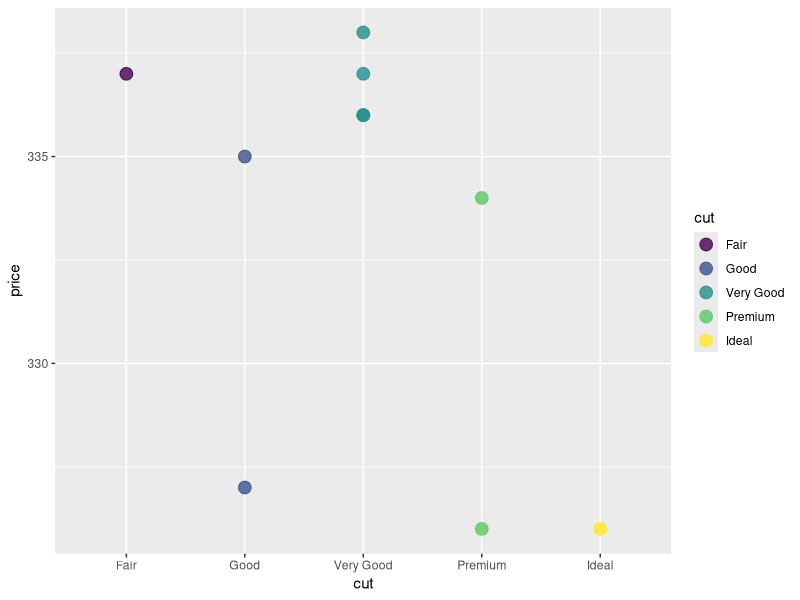
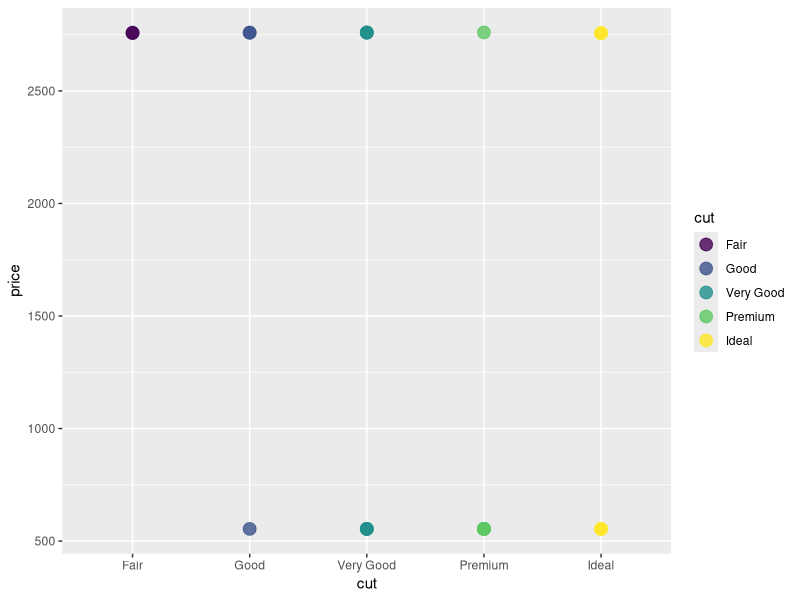

The R source for these figures, in order:
## ---- chunk 1

#To read some pieces of code that other people have already written, we can borrow those codebooks from the R library. 

#Here, we borrow some instructions for making plots, which also includes the sample dataset called 'diamonds', by calling up the code using the 'library' function:  
library(ggplot2)

#This is like checking out a codebook from the library - you get to keep it at hand as long as you're working in this space.

#The 'head' command in bash has the same name in R, but it is a function too: 
head(diamonds)

#To change the number of rows displayed, it looks like this: 
head(diamonds, n=10)

#We also talked about how the function nrow() works just like the bash command (word count) that tells us how many lines are in a file: wc -l
nrow(diamonds)
## ---- chunk 2

#This is an example of some student code where they were looking for all the "Good" diamonds: pretty close! 
diamonds[grep("Good",diamonds)]

#Putting results in a variable is good practice if we want to us them later. 

# Use the '<-' combined symbol to "stuff" your code result from the right side into the variable on the left side. You can name the variable whatever you want! We named it 'stud' here: 
stud <- diamonds[grep("Good",diamonds)]

#Let us make a few modifications. 
#First, let's specify that we are looking in rows with a comma after the grep command
#Then let's grep for the pattern in the "cut" column only. 

#To use column information inside the function, we can use SYNTAX like this:
#diamonds$cut. That calls the column "by its name". 

stud2 <- diamonds[grep("Good",diamonds$cut),]
stud2

#Here is a student example of "subsetting" a dataset. 
#This can be a good idea to figure out how the commands work by using smaller datasets.
diamonds[1:10, c("cut","price")] -> dia
dia

#The student code works, but the more typical way to write this is in R is to put the variable name first and the instructions second: 

dia2 <- diamonds[1:10, c("cut", "price")]
dia2


#Much like the 'MATCH' function in excel, the grep function in R returns the index of the matches. 
#Consider this grep function, which searches for the word 'Premium' in the dataframe 'dia2'. Where does it say the matches are? 
matches <- grep("Premium", dia2$cut)
matches

#You should see all of the row numbers returned. So how do we get the information in the rows returned, instead of just which rows have a match? 

#We might try to just use the returned indexes to grab rows: 
dia2[matches,]

#That works! 

#You could also try using the combine function we saw earlier, because we got more than one row number back: 
dia2[c(matches),]

#That works too!

#Finally, let's see if we can stuff the function inside the dataframe to select the right rows, alll in one line of code: 
dia2[grep("Premium", dia2$cut), ]

#I hope you can see that there are LOTS of ways to do things 'right', not just LOTS of ways to get it a little wrong. 

#Another version of grep that students have tried is 'grepl', which returns something called a boolean. 

#Booleans are either 'TRUE' or 'FALSE' for each of the data items surveyed. 

#This could be useful, let's save that list of values in a variable and try some of the same steps as above. 

stud3 <- grepl("Premium", dia2$cut)
stud3
dia2[stud3,]

#Ah! Both booleans from grepl and indexes from grep work!

#Now, I told you the fun part was plotting. How do we? Try this code: 

ggplot(data = dia, aes(x = cut, y = price, color = cut)) +
  geom_point(alpha = 0.8, size =4)

#You'll notice we need to call out plotting function ggplot(). 

#The function needs a dataset (dia), and the variables to use get packaged into the 'aes()' function (aes = aesthetics; how modern!).

#The handy part of ggplot is that we can add-on instructions with extra functions using the '+' sign - kinda like buying upgrades, but free! 

#Here, we add-on upgrades to our datapoints using the function 'geom_point()' and give it a new color opacity using 'alpha' and a new point size using 'size'. Try to change some values and see what happens!  

#For the TASKS, I've created a subset of diamonds called diatask with this command: 

diatask <- diamonds[80:100, c(2,7)]
#print(diatask, n = 20) 

## ---- chunk 3
head(diatask)
#Key variables include cut, price, 
## ---- chunk 4
head(diatask, n = nrow(diatask))
## ---- chunk 5
diatask[diatask$price < 750, ]
## ---- chunk 6

## ---- chunk 7
ggplot(data = diatask, aes(x = cut, y = price, color = cut)) +
  geom_point(alpha = 0.8, size =4)
## ---- chunk 8

## ---- chunk 9

## ---- chunk 10

## ---- chunk 11
## Write your answer as a comment here
## ---- chunk 12
